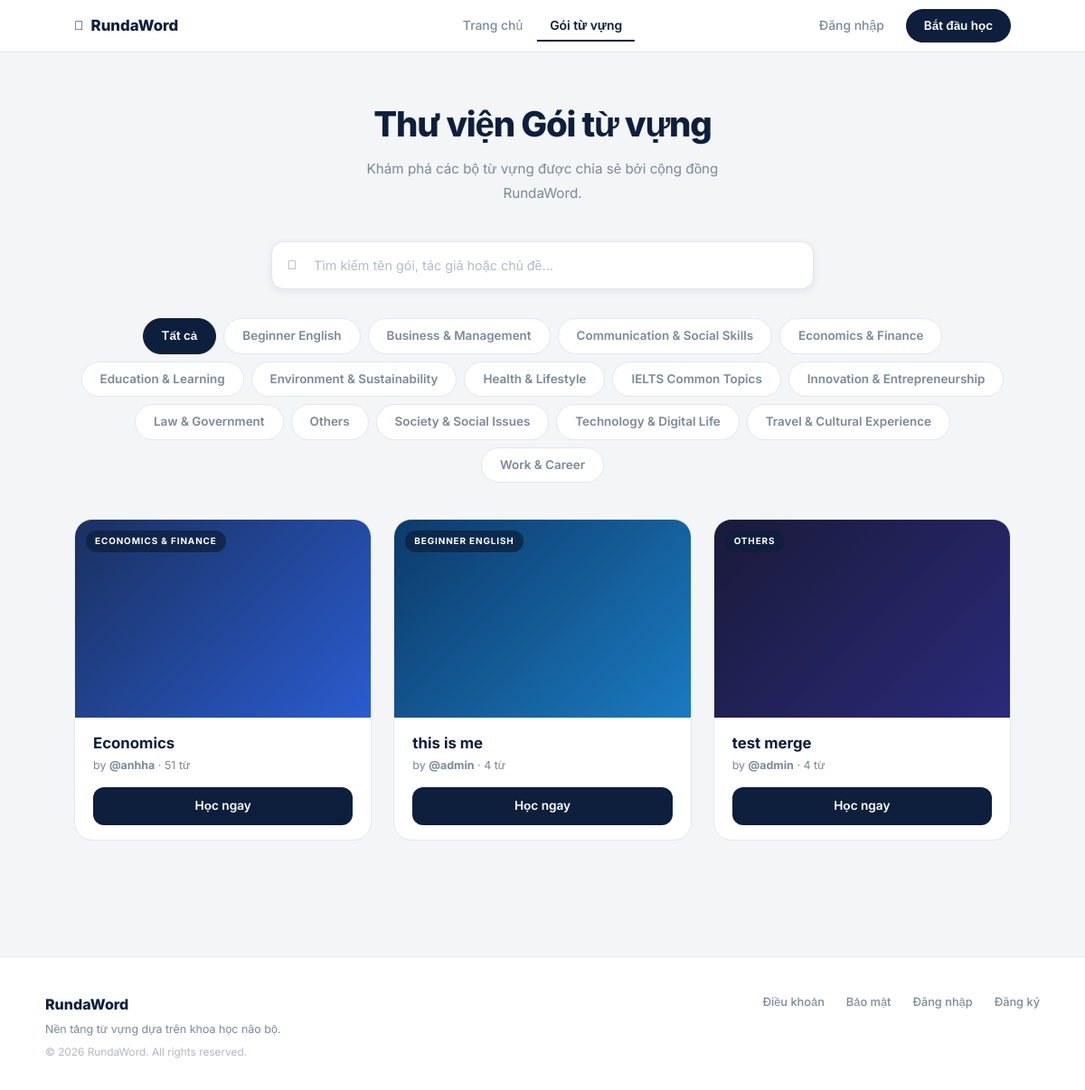
/explore, run on the app's committed database.
### main.py (models this page shows, shortened)
class TopicCatalog(db.Model):
    __tablename__ = 'topic_catalog'
    id   = db.Column(db.Integer, primary_key=True)
    name = db.Column(db.String(120), unique=True, nullable=False)

class VocabPackage(db.Model):
    __tablename__ = 'vocab_packages'
    id                  = db.Column(db.Integer, primary_key=True)
    package_name        = db.Column(db.String(100), nullable=False)
    package_description = db.Column(db.Text)
    topic               = db.Column(db.String(80))          # NEW: topic/category field
    created_at          = db.Column(db.DateTime, default=datetime.utcnow)
    updated_at          = db.Column(db.DateTime, default=datetime.utcnow)
    user_id             = db.Column(db.Integer, db.ForeignKey('users.id'), nullable=False)
    is_public           = db.Column(db.Boolean, default=True)
    vocabularies = db.relationship(
        'Vocabulary', backref='package', lazy=True, cascade='all, delete-orphan'
    )

class User(UserMixin, db.Model):
    __tablename__ = 'users'
    id            = db.Column(db.Integer, primary_key=True)
    username      = db.Column(db.String(50),  unique=True, nullable=False)
    name          = db.Column(db.String(100))
    email         = db.Column(db.String(120), unique=True, nullable=False)
    password_hash = db.Column(db.String(255), nullable=False)
    role          = db.Column(db.Integer, default=ROLE_USER, nullable=False)
    created_at    = db.Column(db.DateTime, default=datetime.utcnow)
    packages = db.relationship(
        'VocabPackage', backref='user', lazy=True, cascade='all, delete-orphan',
        foreign_keys='VocabPackage.user_id'
    )
    saved_packages = db.relationship(
        'VocabPackage', secondary=user_saved_packages,
        backref=db.backref('saved_by', lazy='dynamic'), lazy='dynamic'
    )

### main.py (the view)
@app.route('/explore')
def explore():
    q            = request.args.get('q', '').strip()
    topic_filter = request.args.get('topic', '').strip()
    available_topics = get_available_topics()
    if topic_filter and topic_filter not in available_topics:
        topic_filter = ''
    pkg_query = VocabPackage.query.filter(VocabPackage.is_public == True)
    if topic_filter:
        pkg_query = pkg_query.filter(VocabPackage.topic == topic_filter)
    if q:
        public_packages = search_packages(q)
        if topic_filter:
            public_packages = [p for p in public_packages if p.topic == topic_filter]
    else:
        public_packages = pkg_query.order_by(VocabPackage.updated_at.desc()).all()
    return render_template(
        'explore.html',
        public_packages=public_packages,
        search_query=q,
        topic_filter=topic_filter,
        available_topics=available_topics,
    )

### main.py (called while the page is built)
def get_available_topics():
    rows = TopicCatalog.query.order_by(TopicCatalog.name).all()
    return [r.name for r in rows]

### templates/explore.html (shortened to what this page needs)
{% extends "base.html" %}
{% block content %}
<nav class="lp-nav">
  <div class="inner">
    <a href="{{ url_for('index') }}" class="lp-logo">
      <i class="fas fa-book-open" style="font-size:0.88rem;"></i>RundaWord
    </a>
    <div class="lp-nav-links">
      {% if current_user.is_authenticated %}
        <a href="{{ url_for('dashboard') }}" class="lp-nav-link">Dashboard</a>
        <a href="{{ url_for('packages') }}"  class="lp-nav-link">Library</a>
        <a href="{{ url_for('explore') }}"   class="lp-nav-link active">Explore</a>
      {% else %}
        <a href="{{ url_for('guest_home') }}" class="lp-nav-link">Trang chủ</a>
        <a href="{{ url_for('explore') }}"    class="lp-nav-link active">Gói từ vựng</a>
      {% endif %}
    </div>
    <div class="lp-nav-right">
      {% if current_user.is_authenticated %}
      <div class="dropdown">
        <a class="rw-avatar-btn" href="#" data-bs-toggle="dropdown" role="button">
          <i class="fas fa-user"></i>
        </a>
        <ul class="dropdown-menu dropdown-menu-end" style="min-width:180px;">
          <li>
            <div class="px-3 py-2" style="border-bottom:1px solid var(--border);">
              <div style="font-weight:700;font-size:0.88rem;color:var(--navy);">{{ current_user.name or current_user.username }}</div>
              <div style="font-size:0.74rem;color:var(--text-muted);">{{ current_user.email }}</div>
            </div>
          </li>
          <li><a class="dropdown-item mt-1" href="{{ url_for('profile') }}">
            <i class="fas fa-user me-2" style="color:var(--text-muted);width:14px;"></i>Profile
          </a></li>
          {% if current_user.is_admin %}
          <li><a class="dropdown-item" href="{{ url_for('admin_dashboard') }}">
            <i class="fas fa-shield-alt me-2 text-muted"></i>Admin Panel
          </a></li>
          {% endif %}
          <li><a class="dropdown-item text-danger" href="{{ url_for('logout') }}">
            <i class="fas fa-sign-out-alt me-2" style="width:14px;"></i>Sign out
          </a></li>
        </ul>
      </div>
      {% else %}
        <a href="{{ url_for('login') }}" class="lp-nav-signin">Đăng nhập</a>
        <a href="{{ url_for('register') }}" class="btn-start-sm">Bắt đầu học</a>
      {% endif %}
    </div>
  </div>
</nav>
<div class="exp-page">
  <div class="exp-hero">
    <h1>Thư viện Gói từ vựng</h1>
    <p>Khám phá các bộ từ vựng được chia sẻ bởi cộng đồng RundaWord.</p>
  </div>
  <div class="exp-search-wrap">
    <form method="GET" action="{{ url_for('explore') }}" style="display:contents;">
      <input type="text" name="q"
        placeholder="Tìm kiếm tên gói, tác giả hoặc chủ đề…"
        value="{{ search_query or '' }}"
        style="width:100%;">
    </form>
  </div>
  <div class="exp-filters">
    <a href="{{ url_for('explore', q=search_query or '') }}"
       class="exp-filter {% if not topic_filter %}active{% endif %}">Tất cả</a>
    {% for topic in available_topics %}
    <a href="{{ url_for('explore', q=search_query or '', topic=topic) }}"
       class="exp-filter {% if topic_filter == topic %}active{% endif %}">{{ topic }}</a>
    {% endfor %}
  </div>
  {% set bg_colors = [
    'linear-gradient(135deg,#1a3060,#2a5ccf)',
    'linear-gradient(135deg,#0d3a6a,#1a7ac0)',
    'linear-gradient(135deg,#1a1a3a,#2a2a7a)',
    'linear-gradient(135deg,#3a1a1a,#8a2a2a)',
    'linear-gradient(135deg,#0d3a20,#1a8a4a)',
    'linear-gradient(135deg,#2a1a3a,#6a2a9a)'
  ] %}
  {% if public_packages %}
  <div class="exp-grid">
    {% for pkg in public_packages %}
    <div class="exp-card">
      <div class="exp-card-img-wrap">
        <div class="exp-card-img-bg" style="background:{{ bg_colors[loop.index0 % 6] }};"></div>
        {% if pkg.topic %}
          <span class="exp-cat-badge">{{ pkg.topic }}</span>
        {% endif %}
      </div>
      <div class="exp-card-body">
        <div class="exp-card-name">{{ pkg.package_name }}</div>
        <div class="exp-card-meta">
          by <strong>@{{ pkg.user.username if pkg.user else 'unknown' }}</strong>
          · {{ pkg.vocabularies|length }} từ
        </div>
        {% if current_user.is_authenticated %}
          <a href="{{ url_for('package_detail', package_id=pkg.id) }}" class="btn-learn-dark">Học ngay</a>
        {% else %}
          <button class="btn-learn-dark" onclick="openAuth('login')">Học ngay</button>
        {% endif %}
      </div>
    </div>
    {% endfor %}
  </div>
  {% endif %}
</div>
{% endblock %}

### static/css/main.css (style rules this page uses)
:root { --navy: #0d1f3c; --navy-deep: #071020; --navy-mid: #1c3358; --white: #ffffff; --off-white: #f4f5f7; --bg: #f4f5f7; --border: #e3e7ed; --border-light: #edf0f4; --text: #0d1f3c; --text-muted: #7a8899; --text-light: #a0aab5; --green: #27ae60; --green-bg: #e8f8f0; --green-text: #1a7a43; --accent: #2563eb; --red: #e74c3c; --red-bg: #fdf2f2; --shadow-xs: 0 1px 3px rgba(13,31,60,0.06); --shadow-sm: 0 2px 8px rgba(13,31,60,0.08); --shadow-md: 0 4px 20px rgba(13,31,60,0.10); --shadow-lg: 0 8px 40px rgba(13,31,60,0.14); --r-sm: 8px; --r-md: 12px; --r-lg: 16px; --r-xl: 20px; }
*, *::before, *::after { box-sizing: border-box; margin: 0; padding: 0; }
html { scroll-behavior: smooth; }
body { font-family: 'Inter', sans-serif; background: var(--bg); color: var(--text); font-size: 14px; line-height: 1.6; -webkit-font-smoothing: antialiased; min-height: 100vh; display: flex; flex-direction: column; }

### templates/base.html (style rules this page uses)
body, * { font-family: 'Inter', sans-serif !important; }

### data on the page
TopicCatalog: name "Beginner English"
TopicCatalog: name "Business & Management"
TopicCatalog: name "Communication & Social Skills"
TopicCatalog: name "Economics & Finance"
TopicCatalog: name "Education & Learning"
TopicCatalog: name "Environment & Sustainability"
TopicCatalog: name "Health & Lifestyle"
TopicCatalog: name "IELTS Common Topics"
TopicCatalog: name "Innovation & Entrepreneurship"
TopicCatalog: name "Law & Government"
TopicCatalog: name "Others"
TopicCatalog: name "Society & Social Issues"
TopicCatalog: name "Technology & Digital Life"
TopicCatalog: name "Travel & Cultural Experience"
TopicCatalog: name "Work & Career"
VocabPackage: topic "ECONOMICS & FINANCE", package_name "Economics", user "anhha", vocabularies|length "51"
VocabPackage: topic "BEGINNER ENGLISH", package_name "this is me", user "admin", vocabularies|length "4"
VocabPackage: topic "OTHERS", package_name "test merge", user "admin", vocabularies|length "4"
